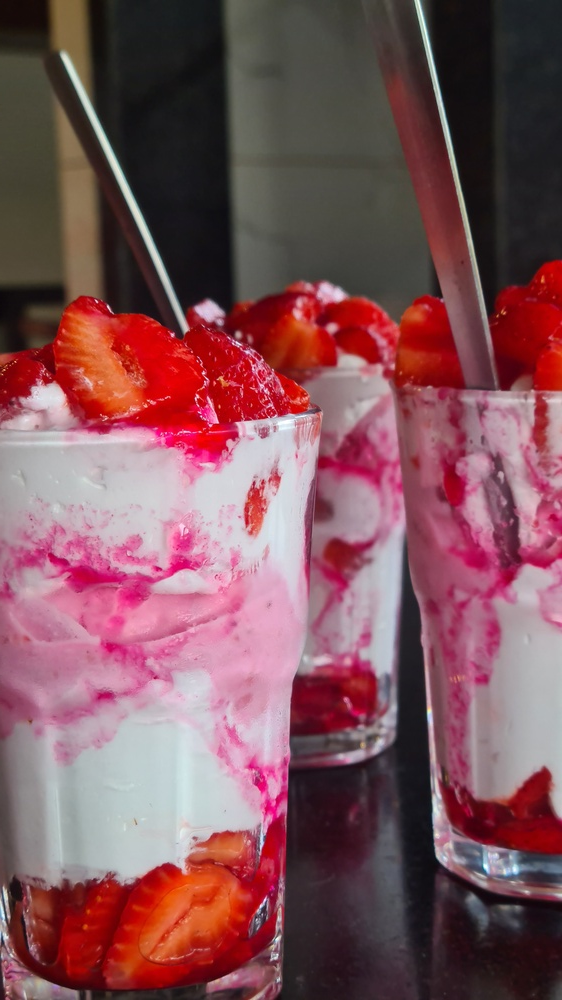
#> input picture IPPR assgn/Six/input_rgb_image.jpg, 562 x 1000 px, shrunk from 2268 x 4032 before the run
$ python six.py
#> lines starting #> are read from the running program, lines starting #| are printed output that depends on the picture
import cv2
import numpy as np

def canny_edge_detection(image_path, output_path, low_threshold=100, high_threshold=200):
    # Read the RGB image
#> called with image_path = 'input_rgb_image.jpg', output_path = 'canny_edges.jpg', low_threshold = 100, high_threshold = 200
    image = cv2.imread(image_path)
#> image is the input picture: shape (1000, 562, 3); mean B, G, R 89.9, 82.8, 127.9

    if image is None:
        raise FileNotFoundError("Image not found")

    # Convert the RGB image to grayscale
    gray_image = cv2.cvtColor(image, cv2.COLOR_BGR2GRAY)
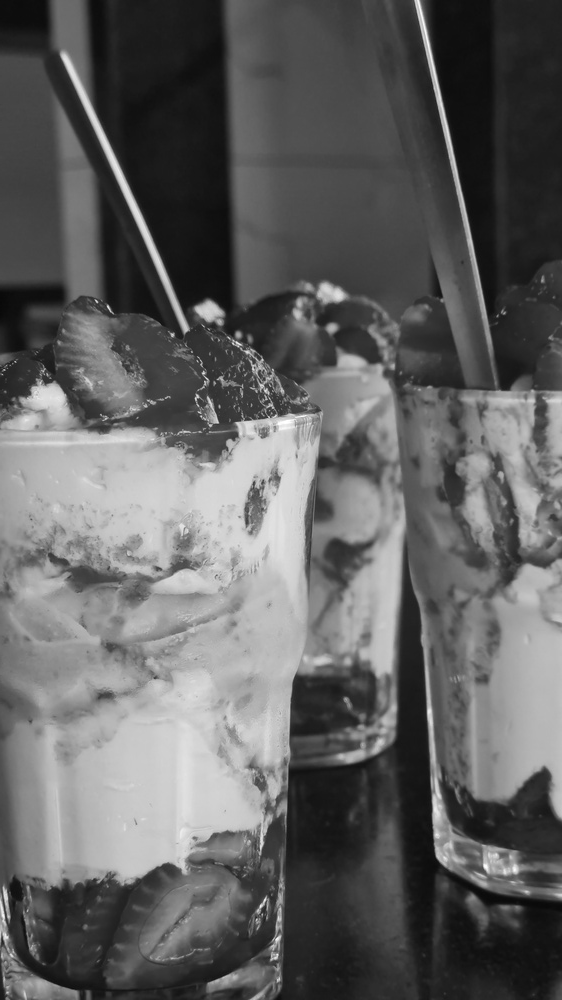
#> gray_image: shape (1000, 562); min 8, max 255, mean 97.1

    # Apply Gaussian blur to the grayscale image to reduce noise
    blurred_image = cv2.GaussianBlur(gray_image, (5, 5), 1.5)

    # Apply the Canny edge detection algorithm
    edges = cv2.Canny(blurred_image, low_threshold, high_threshold)
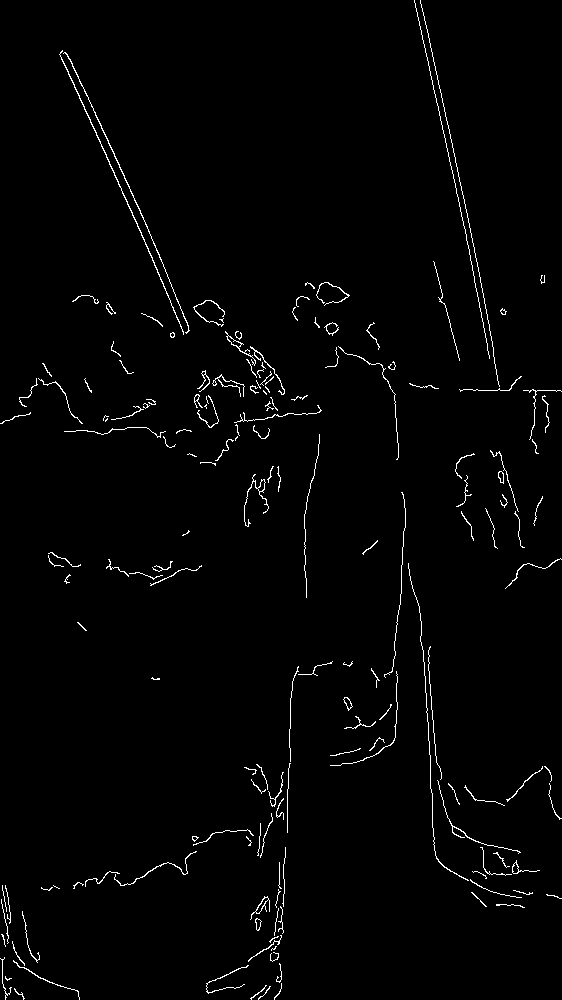
#> edges: shape (1000, 562); 1.6% white in thin lines or dots

    # Save the edge-detected image
    cv2.imwrite(output_path, edges)

    print(f"Edge-detected image saved to {output_path}")

# Example usage
image_path = 'input_rgb_image.jpg'  # Path to the input 24-bit RGB image
output_path = 'canny_edges.jpg'  # Path to save the edge-detected image

# You can adjust the low and high threshold values as needed
low_threshold = 100
high_threshold = 200

canny_edge_detection(image_path, output_path, low_threshold, high_threshold)
